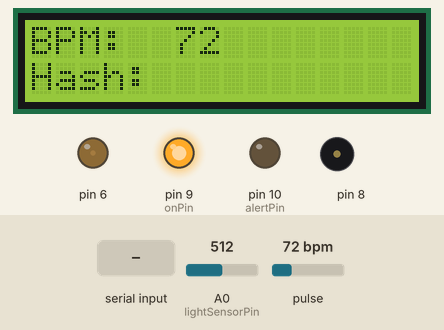
The sketch below on a simulated Arduino Uno, built with avr-gcc and run on an emulated ATmega328P. Parts: 16×2 character LCD, output pins drawn as LEDs (lit = HIGH), buzzer (waves = sounding). The test bench sets the inputs (shaded band); at power-on: pulse 72 bpm, A0 (lightSensorPin) = 512. Random numbers use the default seed unless the sketch sets one; what the sketch prints to the serial monitor is not drawn.

Above: at 1.2 s.
1.3 s: "found_hash" received over Serial
At 2.0 s:
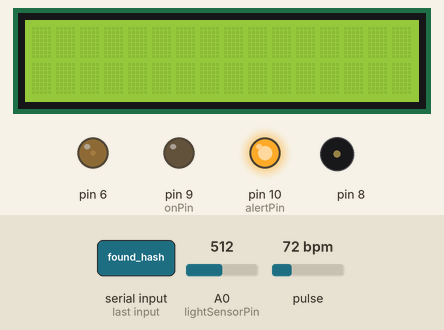
At 3.6 s:
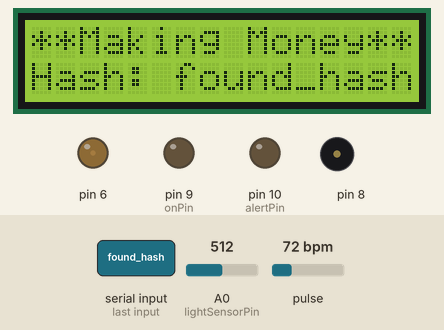
3.9 s: pulse set to 52 bpm
At 4.6 s:
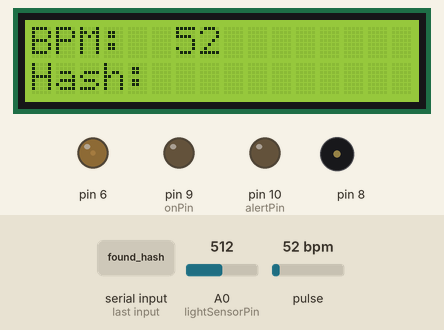
6.1 s: pulse set to 48 bpm
8.1 s: pulse set to 158 bpm
11.1 s: pulse set to 122 bpm
12.6 s: pulse set to 117 bpm
At 13.4 s:
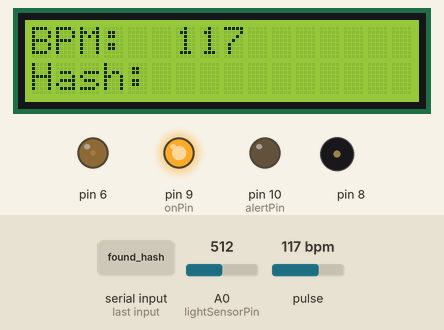
Timing chart, 0 to 15.6 s (numbered marks = the images above; inputs shaded):
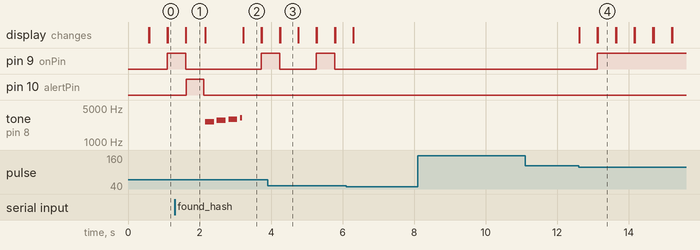

Measured:
- after the input at 1.3 s, pin 10 (alertPin): LOW → HIGH after 0.32 s, → LOW 0.50 s later; tone on pin 8: plays 2637 Hz for 0.25 s, 2794 Hz for 0.25 s, 2960 Hz for 0.25 s, 3136 Hz for 0.06 s, starting after 0.86 s
- after the input at 12.6 s, pin 9 (onPin): LOW → HIGH after 0.52 s; the display: changes at once (image 4)
- what the display in image 1 shows lasts 0.6 s, from 1.6 s to 2.2 s

The sketch:

pitches_hashes.ino
```cpp
// include the library code:
#define USE_ARDUINO_INTERRUPTS true    // Set-up low-level interrupts for most acurate BPM math.
#include <PulseSensorPlayground.h>     // Includes the PulseSensorPlayground Library.
#include <LiquidCrystal.h>
#include "pitches.h"

//  Variables
const int PulseWire = A2;       // PulseSensor PURPLE WIRE

int Threshold = 450; // Pulse Threshold

int Contrast = 20; // Scren contracts

int inInt;  // integer we will use for messages from the RPi

int onPin = 9; // Blue
int alertPin = 10; // RED

const int LIGHT_ON_THRESHOLD = 800;

int lightSensorPin = A0; // Light sensor
int sensorValue = 0;

bool isOff = true;

// initialize the library by associating any needed LCD interface pin
// with the arduino pin number it is connected to
const int rs = 12, en = 11, d4 = 5, d5 = 4, d6 = 3, d7 = 2;

LiquidCrystal lcd(rs, en, d4, d5, d6, d7);

PulseSensorPlayground pulseSensor;  // Creates an instance of the PulseSensorPlayground object called "pulseSensor"

int zelda[] = {
  NOTE_E7, NOTE_F7, NOTE_FS7, NOTE_G7
};

int zelda_durations[] = {
  4,4,4,16
};

/*
 * When we find a hash
 */
void trigger() {

  lcd.clear(); // clears the screen and buffer
  lcd.setCursor(0, 0); // set timer position on lcd for end.

  for (int positionCounter = 0; positionCounter < 16; positionCounter++) {
    // scroll one position left:
    lcd.setCursor(0, 0);
    lcd.print("**Making Money**");
  }

  playMusic();

}

/*
 * Play Zelda Music
 */
void playMusic(){
  int size = sizeof(zelda) / sizeof(int);

  for (int thisNote = 0; thisNote < size; thisNote++) {
    // to calculate the note duration, take one second divided by the note type.
    //e.g. quarter note = 1000 / 4, eighth note = 1000/8, etc.
    int zelda_duration = (1000 / zelda_durations[thisNote]);
    tone(8, zelda[thisNote], zelda_duration);

    // to distinguish the notes, set a minimum time between them.
    // the note's duration + 30% seems to work well:
    int pauseBetweenNotes = zelda_duration * 1.30;
    delay(pauseBetweenNotes);
    // stop the tone playing:
    noTone(8);
  }
}


unsigned long oldTime;
unsigned long newTime;

void setup() {

  Serial.begin(9600);
  randomSeed(analogRead(0));

  oldTime = millis();

  //
  pinMode(onPin, OUTPUT); // Blue light
  pinMode(alertPin, OUTPUT); //

  pulseSensor.analogInput(PulseWire);
  pulseSensor.setThreshold(Threshold);

  if (pulseSensor.begin()) {
    Serial.println("We created a pulseSensor Object !");  //This prints one time at Arduino power-up,  or on Arduino reset.
  }

  analogWrite(6,Contrast);

  lcd.begin(16, 2);

  // Print a message to the LCD.
  lcd.print("We are started");


}


void loop() {

  // Light sensor value
  sensorValue = analogRead(lightSensorPin);

  newTime = millis();

  int myBPM = pulseSensor.getBeatsPerMinute();  // Calls function on our pulseSensor object that returns BPM as an "int".

  if (pulseSensor.sawStartOfBeat()) {
   Serial.println(myBPM);
  }

  if (sensorValue < LIGHT_ON_THRESHOLD and myBPM > 50 and myBPM < 120) {
    // Notification to turn on Miner
    Serial.println("turn_on");

    isOff = false;

    pulseSensor.blinkOnPulse(onPin);

    String hash = readSerial();
//    String hash = testHashes();
//
    if (hash.indexOf("found_hash") > -1) {
      digitalWrite(alertPin, HIGH);
      delay(500);
      digitalWrite(alertPin, LOW);
      trigger();
    }

    Serial.println(hash);

    pulseSensor.blinkOnPulse(onPin);

    lcd.print("BPM:  " + String(myBPM));

    //
    lcd.setCursor(0, 1);
    lcd.print("Hash: " + hash);
//    digitalWrite(onPin, HIGH);

//    Serial.println(hash);
    delay(500);

  } else {
    if (newTime - oldTime > 5000){
      if (!isOff){
        Serial.println("turn_off");
      }
      Serial.println("in timer");
      oldTime = newTime;
    }

    isOff = true;

    digitalWrite(onPin, LOW);

    lcd.print("We are off...");
  }

  lcd.clear();
}

String testHashes(){
  int randNumber = random(100);

  delay(300);

  if (randNumber < 5){
    return "found_hash";
  } else {
    return "23984572345";
  };
}

// Read string from serial
String readSerial(){
  char incomingByte = 0;  // for incoming serial data
  String readString = "";

  // reply only when you receive data:
  while (Serial.available()) {
    // read the incoming byte:
    incomingByte = Serial.read();
    readString += incomingByte;

  }
  if (Serial.available() == 0){
    Serial.flush();
    return readString;
  }
}
```

pitches.h
```cpp
/*************************************************
 * Public Constants
 *************************************************/

#define NOTE_B0  31
#define NOTE_C1  33
#define NOTE_CS1 35
#define NOTE_D1  37
#define NOTE_DS1 39
#define NOTE_E1  41
#define NOTE_F1  44
#define NOTE_FS1 46
#define NOTE_G1  49
#define NOTE_GS1 52
#define NOTE_A1  55
#define NOTE_AS1 58
#define NOTE_B1  62
#define NOTE_C2  65
#define NOTE_CS2 69
#define NOTE_D2  73
#define NOTE_DS2 78
#define NOTE_E2  82
#define NOTE_F2  87
#define NOTE_FS2 93
#define NOTE_G2  98
#define NOTE_GS2 104
#define NOTE_A2  110
#define NOTE_AS2 117
#define NOTE_B2  123
#define NOTE_C3  131
#define NOTE_CS3 139
#define NOTE_D3  147
#define NOTE_DS3 156
#define NOTE_E3  165
#define NOTE_F3  175
#define NOTE_FS3 185
#define NOTE_G3  196
#define NOTE_GS3 208
#define NOTE_A3  220
#define NOTE_AS3 233
#define NOTE_B3  247
#define NOTE_C4  262
#define NOTE_CS4 277
#define NOTE_D4  294
#define NOTE_DS4 311
#define NOTE_E4  330
#define NOTE_F4  349
#define NOTE_FS4 370
#define NOTE_G4  392
#define NOTE_GS4 415
#define NOTE_A4  440
#define NOTE_AS4 466
#define NOTE_B4  494
#define NOTE_C5  523
#define NOTE_CS5 554
#define NOTE_D5  587
#define NOTE_DS5 622
#define NOTE_E5  659
#define NOTE_F5  698
#define NOTE_FS5 740
#define NOTE_G5  784
#define NOTE_GS5 831
#define NOTE_A5  880
#define NOTE_AS5 932
#define NOTE_B5  988
#define NOTE_C6  1047
#define NOTE_CS6 1109
#define NOTE_D6  1175
#define NOTE_DS6 1245
#define NOTE_E6  1319
#define NOTE_F6  1397
#define NOTE_FS6 1480
#define NOTE_G6  1568
#define NOTE_GS6 1661
#define NOTE_A6  1760
#define NOTE_AS6 1865
#define NOTE_B6  1976
#define NOTE_C7  2093
#define NOTE_CS7 2217
#define NOTE_D7  2349
#define NOTE_DS7 2489
#define NOTE_E7  2637
#define NOTE_F7  2794
#define NOTE_FS7 2960
#define NOTE_G7  3136
#define NOTE_GS7 3322
#define NOTE_A7  3520
#define NOTE_AS7 3729
#define NOTE_B7  3951
#define NOTE_C8  4186
#define NOTE_CS8 4435
#define NOTE_D8  4699
#define NOTE_DS8 4978
```
